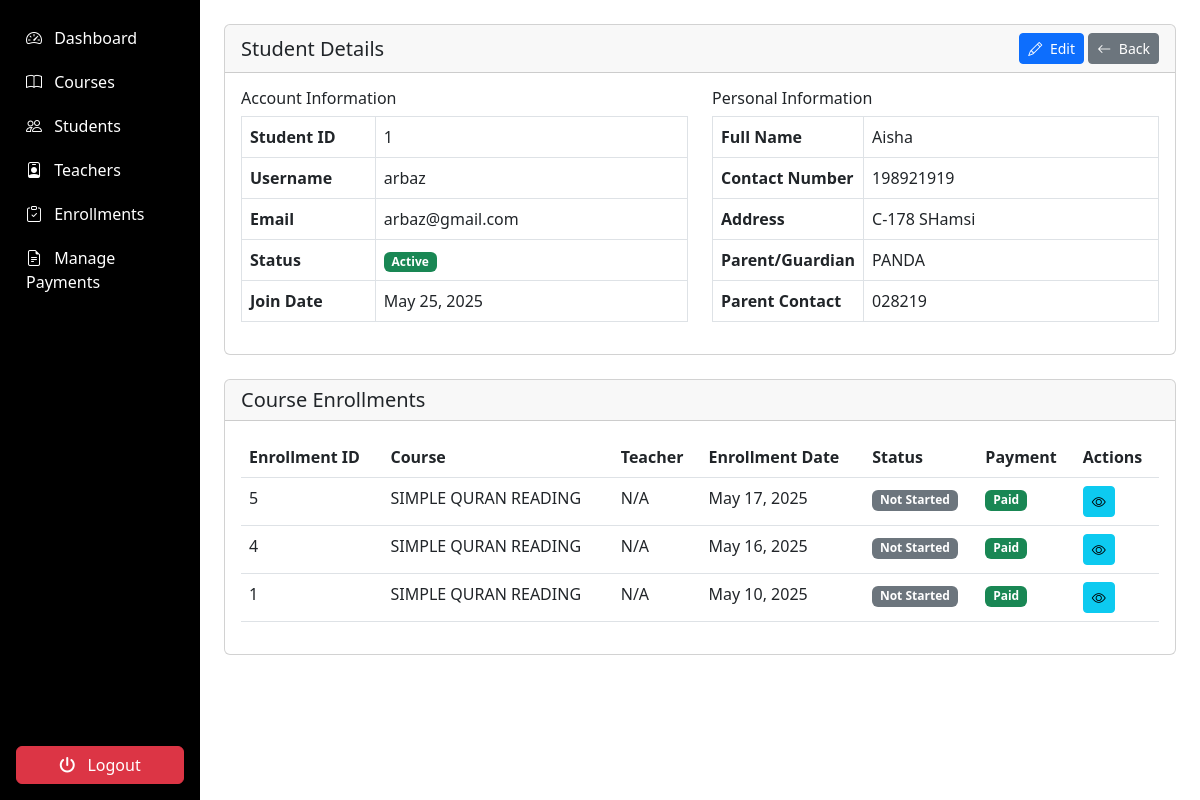
Page /admin/students/view_student.php?id=1 (signed in) on the committed database.
### tables this page shows
CREATE TABLE `students` (
  `student_id` int(11) NOT NULL,
  `user_id` int(11) NOT NULL,
  `full_name` varchar(100) NOT NULL,
  `address` text DEFAULT NULL,
  `contact_number` varchar(20) DEFAULT NULL,
  `parent_name` varchar(100) DEFAULT NULL,
  `parent_contact` varchar(20) DEFAULT NULL,
  `previous_education` text DEFAULT NULL,
  `profile_image` varchar(255) DEFAULT NULL
);

CREATE TABLE `users` (
  `user_id` int(11) NOT NULL,
  `username` varchar(50) NOT NULL,
  `email` varchar(100) NOT NULL,
  `password` varchar(255) NOT NULL,
  `role` enum('admin','teacher','student') NOT NULL,
  `status` tinyint(1) DEFAULT 1,
  `created_at` timestamp NOT NULL DEFAULT current_timestamp(),
  `last_login` datetime DEFAULT NULL,
  `reset_token` varchar(255) DEFAULT NULL,
  `token_expiry` datetime DEFAULT NULL
);

CREATE TABLE `enrollments` (
  `enrollment_id` int(11) NOT NULL,
  `student_id` int(11) NOT NULL,
  `course_id` int(11) NOT NULL,
  `enrollment_date` timestamp NOT NULL DEFAULT current_timestamp(),
  `completion_status` enum('not_started','in_progress','completed') DEFAULT 'not_started',
  `payment_status` enum('pending','paid','failed') DEFAULT 'pending',
  `transaction_id` varchar(100) DEFAULT NULL
);

CREATE TABLE `courses` (
  `course_id` int(11) NOT NULL,
  `title` varchar(100) NOT NULL,
  `description` text DEFAULT NULL,
  `image_url` varchar(255) DEFAULT NULL,
  `teacher_id` int(11) DEFAULT NULL,
  `duration` varchar(50) DEFAULT NULL,
  `price` decimal(10,2) DEFAULT NULL,
  `is_featured` tinyint(1) DEFAULT 0,
  `created_at` timestamp NOT NULL DEFAULT current_timestamp(),
  `updated_at` timestamp NOT NULL DEFAULT current_timestamp() ON UPDATE current_timestamp(),
  `is_deleted` tinyint(1) DEFAULT 0,
  `status` enum('draft','ready','started','completed') DEFAULT 'draft'
);

### admin/students/view_student.php (the view, shortened to what this page needs)
<?php
require_once '../../includes/auth.php';
$studentId = $_GET['id'];
$stmt = $db->prepare("
    SELECT s.*, u.email, u.username, u.status, u.created_at as join_date
    FROM students s
    JOIN users u ON s.user_id = u.user_id
    WHERE s.student_id = ?
");
$stmt->execute([$studentId]);
$student = $stmt->fetch();
$stmt = $db->prepare("
    SELECT e.enrollment_id, c.title as course_title, e.enrollment_date,
           e.completion_status, e.payment_status, t.full_name as teacher_name
    FROM enrollments e
    JOIN courses c ON e.course_id = c.course_id
    LEFT JOIN teachers t ON c.teacher_id = t.teacher_id
    WHERE e.student_id = ?
    ORDER BY e.enrollment_date DESC
");
$stmt->execute([$studentId]);
$enrollments = $stmt->fetchAll();
?>
<!DOCTYPE html>
<html lang="en">
<head>
</head>
<body>
    <div class="container-fluid">
  <div class="row">
    <nav class="col-md-2 d-none d-md-block p-0 bg-dark sidebar" id="sidebar">
      <?php include '../includes/sidebar.php'; ?>
    </nav>
        <main class="col-md-10 ms-sm-auto p-4">
                <div class="card mb-4">
                    <div class="card-header d-flex justify-content-between align-items-center">
                        <h5 class="mb-0">Student Details</h5>
                        <div>
                            <a href="edit_student.php?id=<?= $studentId ?>" class="btn btn-sm btn-primary">
                                <i class="bi bi-pencil me-1"></i> Edit
                            </a>
                            <a href="manage_students.php" class="btn btn-sm btn-secondary">
                                <i class="bi bi-arrow-left me-1"></i> Back
                            </a>
                        </div>
                    </div>
                    <div class="card-body">
                        <div class="row">
                            <div class="col-md-6">
                                <h6>Account Information</h6>
                                <table class="table table-bordered">
                                    <tr>
                                        <th width="30%">Student ID</th>
                                        <td><?= $student['student_id'] ?></td>
                                    </tr>
                                    <tr>
                                        <th>Username</th>
                                        <td><?= htmlspecialchars($student['username']) ?></td>
                                    </tr>
                                    <tr>
                                        <th>Email</th>
                                        <td><?= htmlspecialchars($student['email']) ?></td>
                                    </tr>
                                    <tr>
                                        <th>Status</th>
                                        <td>
                                            <span class="badge bg-<?= $student['status'] ? 'success' : 'danger' ?>">
                                                <?= $student['status'] ? 'Active' : 'Inactive' ?>
                                            </span>
                                        </td>
                                    </tr>
                                    <tr>
                                        <th>Join Date</th>
                                        <td><?= date('M d, Y', strtotime($student['join_date'])) ?></td>
                                    </tr>
                                </table>
                            </div>
                            <div class="col-md-6">
                                <h6>Personal Information</h6>
                                <table class="table table-bordered">
                                    <tr>
                                        <th width="30%">Full Name</th>
                                        <td><?= htmlspecialchars($student['full_name']) ?></td>
                                    </tr>
                                    <tr>
                                        <th>Contact Number</th>
                                        <td><?= htmlspecialchars($student['contact_number']) ?></td>
                                    </tr>
                                    <tr>
                                        <th>Address</th>
                                        <td><?= htmlspecialchars($student['address']) ?></td>
                                    </tr>
                                    <tr>
                                        <th>Parent/Guardian</th>
                                        <td><?= htmlspecialchars($student['parent_name']) ?></td>
                                    </tr>
                                    <tr>
                                        <th>Parent Contact</th>
                                        <td><?= htmlspecialchars($student['parent_contact']) ?></td>
                                    </tr>
                                </table>
                            </div>
                        </div>
                    </div>
                </div>
                <div class="card">
                    <div class="card-header">
                        <h5 class="mb-0">Course Enrollments</h5>
                    </div>
                    <div class="card-body">
                        <?php if (empty($enrollments)): ?>
                        <div class="alert alert-info">No course enrollments found.</div>
                        <?php else: ?>
                        <div class="table-responsive">
                            <table class="table table-hover">
                                <thead>
                                    <tr>
                                        <th>Enrollment ID</th>
                                        <th>Course</th>
                                        <th>Teacher</th>
                                        <th>Enrollment Date</th>
                                        <th>Status</th>
                                        <th>Payment</th>
                                        <th>Actions</th>
                                    </tr>
                                </thead>
                                <tbody>
                                    <?php foreach ($enrollments as $enrollment): ?>
                                    <tr>
                                        <td><?= $enrollment['enrollment_id'] ?></td>
                                        <td><?= htmlspecialchars($enrollment['course_title']) ?></td>
                                        <td><?= htmlspecialchars($enrollment['teacher_name'] ?? 'N/A') ?></td>
                                        <td><?= date('M d, Y', strtotime($enrollment['enrollment_date'])) ?></td>
                                        <td>
                                            <?php
                                            $statusClass = [
                                                'not_started' => 'secondary',
                                                'in_progress' => 'info',
                                                'completed' => 'success'
                                            ];
                                            ?>
                                            <span class="badge bg-<?= $statusClass[$enrollment['completion_status']] ?>">
                                                <?= ucwords(str_replace('_', ' ', $enrollment['completion_status'])) ?>
                                            </span>
                                        </td>
                                        <td>
                                            <span class="badge bg-<?= $enrollment['payment_status'] === 'paid' ? 'success' : 'warning' ?>">
                                                <?= ucfirst($enrollment['payment_status']) ?>
                                            </span>
                                        </td>
                                        <td>
                                            <a href="../enrollments/view_enrollment.php?id=<?= $enrollment['enrollment_id'] ?>" class="btn btn-sm btn-info">
                                                <i class="bi bi-eye"></i>
                                            </a>
                                        </td>
                                    </tr>
                                    <?php endforeach; ?>
                                </tbody>
                            </table>
                        </div>
                        <?php endif; ?>
                    </div>
                </div>
            </div>
        </div>
</body>
</html>

### admin/includes/sidebar.php (style rules this page uses)
.sidebar { background-color: black; }

### rows in the picture
students: student_id "1", user.username "arbaz", user.email "arbaz@gmail.com", user.created_at "May 25, 2025", full_name "Aisha", contact_number "198921919", address "C-178 SHamsi", parent_name "PANDA", parent_contact "028219"
enrollments: enrollment_id "5", course.title "SIMPLE QURAN READING", teacher_name "N/A", enrollment_date "May 17, 2025", completion_status "Not Started", payment_status "Paid"
enrollments: enrollment_id "4", course.title "SIMPLE QURAN READING", teacher_name "N/A", enrollment_date "May 16, 2025", completion_status "Not Started", payment_status "Paid"
enrollments: enrollment_id "1", course.title "SIMPLE QURAN READING", teacher_name "N/A", enrollment_date "May 10, 2025", completion_status "Not Started", payment_status "Paid"
